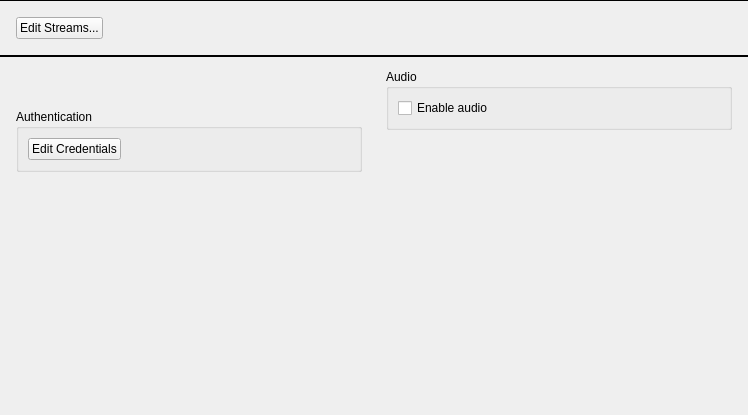
<?xml version="1.0" encoding="UTF-8"?>
<ui version="4.0">
 <class>CameraSettingsGeneralTabWidget</class>
 <widget class="QWidget" name="CameraSettingsGeneralTabWidget">
  <property name="geometry">
   <rect>
    <x>0</x>
    <y>0</y>
    <width>748</width>
    <height>415</height>
   </rect>
  </property>
  <layout class="QVBoxLayout" name="verticalLayout_4" stretch="0,0,0,0,0,0,0,1">
   <property name="spacing">
    <number>0</number>
   </property>
   <property name="leftMargin">
    <number>0</number>
   </property>
   <property name="topMargin">
    <number>0</number>
   </property>
   <property name="rightMargin">
    <number>0</number>
   </property>
   <property name="bottomMargin">
    <number>0</number>
   </property>
   <item>
    <widget class="nx::vms::client::desktop::CameraInfoWidget" name="cameraInfoWidget" native="true"/>
   </item>
   <item>
    <widget class="Line" name="overEditStreamsLine">
     <property name="maximumSize">
      <size>
       <width>16777215</width>
       <height>1</height>
      </size>
     </property>
     <property name="frameShadow">
      <enum>QFrame::Plain</enum>
     </property>
     <property name="orientation">
      <enum>Qt::Horizontal</enum>
     </property>
    </widget>
   </item>
   <item>
    <widget class="nx::vms::client::desktop::Panel" name="editStreamsPanel" native="true">
     <layout class="QHBoxLayout" name="horizontalLayout_2">
      <property name="leftMargin">
       <number>16</number>
      </property>
      <property name="topMargin">
       <number>16</number>
      </property>
      <property name="rightMargin">
       <number>16</number>
      </property>
      <property name="bottomMargin">
       <number>16</number>
      </property>
      <item>
       <widget class="QPushButton" name="editStreamsButton">
        <property name="text">
         <string>Edit Streams...</string>
        </property>
       </widget>
      </item>
      <item>
       <spacer name="horizontalSpacer">
        <property name="orientation">
         <enum>Qt::Horizontal</enum>
        </property>
        <property name="sizeHint" stdset="0">
         <size>
          <width>40</width>
          <height>20</height>
         </size>
        </property>
       </spacer>
      </item>
     </layout>
    </widget>
   </item>
   <item>
    <widget class="Line" name="overLicensingLine">
     <property name="maximumSize">
      <size>
       <width>16777215</width>
       <height>1</height>
      </size>
     </property>
     <property name="frameShadow">
      <enum>QFrame::Plain</enum>
     </property>
     <property name="orientation">
      <enum>Qt::Horizontal</enum>
     </property>
    </widget>
   </item>
   <item>
    <widget class="nx::vms::client::desktop::CameraLicensePanelWidget" name="licensePanel" native="true"/>
   </item>
   <item>
    <widget class="Line" name="overGridLine">
     <property name="maximumSize">
      <size>
       <width>16777215</width>
       <height>1</height>
      </size>
     </property>
     <property name="frameShadow">
      <enum>QFrame::Plain</enum>
     </property>
     <property name="orientation">
      <enum>Qt::Horizontal</enum>
     </property>
    </widget>
   </item>
   <item>
    <widget class="nx::vms::client::desktop::WearableCameraUploadWidget" name="wearableUploadWidget" native="true"/>
   </item>
   <item>
    <layout class="QHBoxLayout" name="horizontalLayout" stretch="1,1">
     <property name="spacing">
      <number>24</number>
     </property>
     <property name="leftMargin">
      <number>16</number>
     </property>
     <property name="topMargin">
      <number>12</number>
     </property>
     <property name="rightMargin">
      <number>16</number>
     </property>
     <property name="bottomMargin">
      <number>16</number>
     </property>
     <item>
      <widget class="QWidget" name="leftWidget" native="true">
       <layout class="QVBoxLayout" name="verticalLayout" stretch="0,0,0,1">
        <property name="spacing">
         <number>20</number>
        </property>
        <property name="leftMargin">
         <number>0</number>
        </property>
        <property name="topMargin">
         <number>0</number>
        </property>
        <property name="rightMargin">
         <number>0</number>
        </property>
        <property name="bottomMargin">
         <number>0</number>
        </property>
        <item>
         <widget class="nx::vms::client::desktop::ImageControlWidget" name="imageControlWidget" native="true">
          <property name="focusPolicy">
           <enum>Qt::TabFocus</enum>
          </property>
         </widget>
        </item>
        <item>
         <widget class="nx::vms::client::desktop::ArchiveLengthWidget" name="wearableArchiveLengthWidget" native="true"/>
        </item>
        <item>
         <widget class="QGroupBox" name="authenticationGroupBox">
          <property name="title">
           <string>Authentication</string>
          </property>
          <property name="flat">
           <bool>true</bool>
          </property>
          <layout class="QVBoxLayout" name="verticalLayout_2">
           <item>
            <widget class="QPushButton" name="editCredentialsButton">
             <property name="sizePolicy">
              <sizepolicy hsizetype="Fixed" vsizetype="Fixed">
               <horstretch>0</horstretch>
               <verstretch>0</verstretch>
              </sizepolicy>
             </property>
             <property name="text">
              <string>Edit Credentials</string>
             </property>
            </widget>
           </item>
          </layout>
         </widget>
        </item>
        <item>
         <spacer name="verticalSpacer_3">
          <property name="orientation">
           <enum>Qt::Vertical</enum>
          </property>
          <property name="sizeHint" stdset="0">
           <size>
            <width>17</width>
            <height>37</height>
           </size>
          </property>
         </spacer>
        </item>
       </layout>
      </widget>
     </item>
     <item>
      <widget class="QWidget" name="rightWidget" native="true">
       <layout class="QVBoxLayout" name="verticalLayout_3" stretch="0,0,1">
        <property name="spacing">
         <number>20</number>
        </property>
        <property name="leftMargin">
         <number>0</number>
        </property>
        <property name="topMargin">
         <number>0</number>
        </property>
        <property name="rightMargin">
         <number>0</number>
        </property>
        <property name="bottomMargin">
         <number>0</number>
        </property>
        <item>
         <widget class="QGroupBox" name="audioGroupBox">
          <property name="title">
           <string>Audio</string>
          </property>
          <property name="flat">
           <bool>true</bool>
          </property>
          <layout class="QVBoxLayout" name="audioVerticalLayout">
           <item>
            <widget class="QCheckBox" name="enableAudioCheckBox">
             <property name="text">
              <string>Enable audio</string>
             </property>
            </widget>
           </item>
           <item>
            <spacer name="verticalSpacer_2">
             <property name="orientation">
              <enum>Qt::Vertical</enum>
             </property>
             <property name="sizeHint" stdset="0">
              <size>
               <width>20</width>
               <height>0</height>
              </size>
             </property>
            </spacer>
           </item>
          </layout>
         </widget>
        </item>
        <item>
         <widget class="nx::vms::client::desktop::WearableCameraMotionWidget" name="wearableMotionWidget" native="true"/>
        </item>
        <item>
         <spacer name="verticalSpacer">
          <property name="orientation">
           <enum>Qt::Vertical</enum>
          </property>
          <property name="sizeHint" stdset="0">
           <size>
            <width>20</width>
            <height>40</height>
           </size>
          </property>
         </spacer>
        </item>
       </layout>
      </widget>
     </item>
    </layout>
   </item>
  </layout>
 </widget>
 <customwidgets>
  <customwidget>
   <class>nx::vms::client::desktop::ArchiveLengthWidget</class>
   <extends>QWidget</extends>
   <header location="global">nx/vms/client/desktop/resource_properties/camera/widgets/archive_length_widget.h</header>
   <container>1</container>
  </customwidget>
  <customwidget>
   <class>nx::vms::client::desktop::ImageControlWidget</class>
   <extends>QWidget</extends>
   <header location="global">nx/vms/client/desktop/resource_properties/camera/widgets/image_control_widget.h</header>
   <container>1</container>
  </customwidget>
  <customwidget>
   <class>nx::vms::client::desktop::CameraInfoWidget</class>
   <extends>QWidget</extends>
   <header location="global">nx/vms/client/desktop/resource_properties/camera/widgets/camera_info_widget.h</header>
   <container>1</container>
  </customwidget>
  <customwidget>
   <class>nx::vms::client::desktop::WearableCameraMotionWidget</class>
   <extends>QWidget</extends>
   <header location="global">nx/vms/client/desktop/resource_properties/camera/widgets/wearable_camera_motion_widget.h</header>
   <container>1</container>
  </customwidget>
  <customwidget>
   <class>nx::vms::client::desktop::CameraLicensePanelWidget</class>
   <extends>QWidget</extends>
   <header location="global">nx/vms/client/desktop/resource_properties/camera/widgets/camera_license_panel_widget.h</header>
   <container>1</container>
  </customwidget>
  <customwidget>
   <class>nx::vms::client::desktop::WearableCameraUploadWidget</class>
   <extends>QWidget</extends>
   <header location="global">nx/vms/client/desktop/resource_properties/camera/widgets/wearable_camera_upload_widget.h</header>
   <container>1</container>
  </customwidget>
  <customwidget>
   <class>nx::vms::client::desktop::Panel</class>
   <extends>QWidget</extends>
   <header location="global">nx/vms/client/desktop/common/widgets/panel.h</header>
   <container>1</container>
  </customwidget>
 </customwidgets>
 <tabstops>
  <tabstop>enableAudioCheckBox</tabstop>
 </tabstops>
 <resources/>
 <connections/>
</ui>
